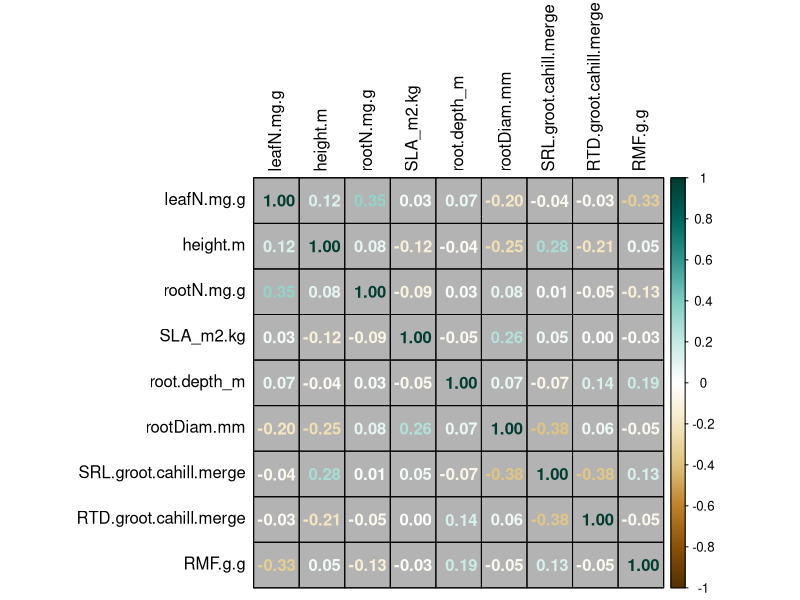
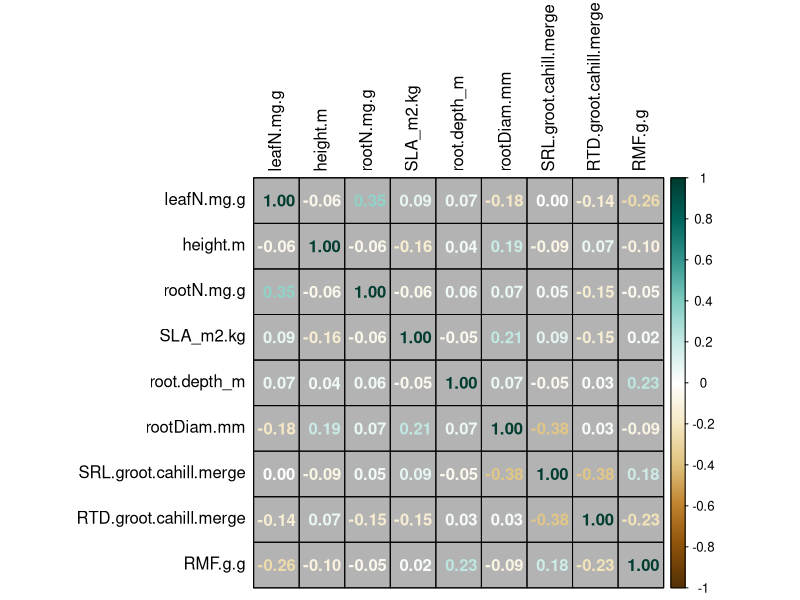
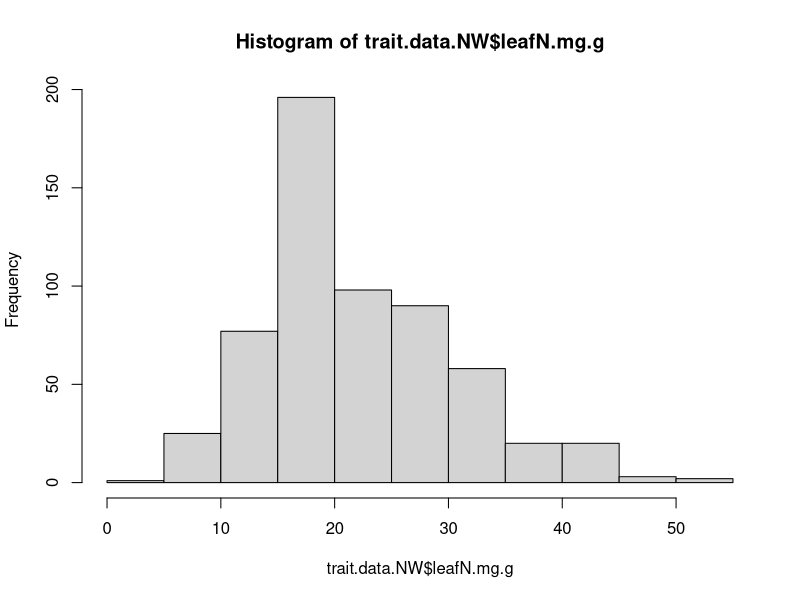
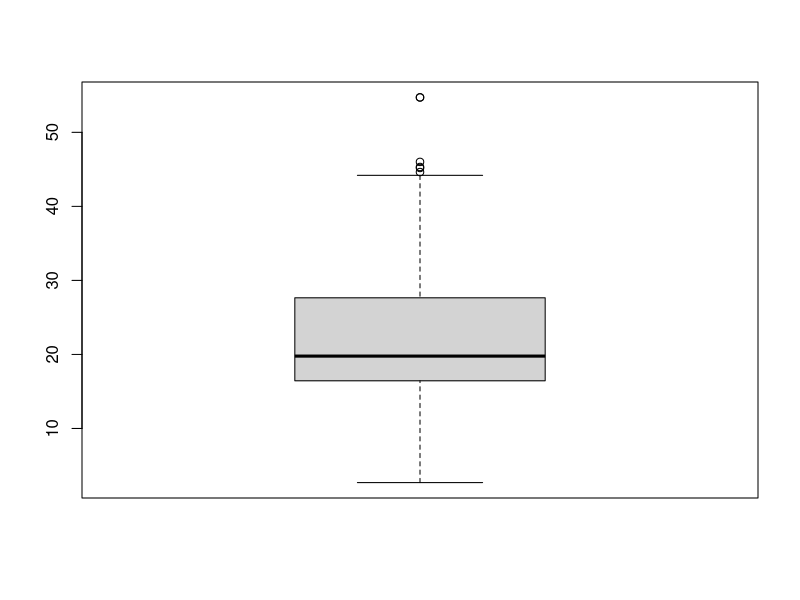
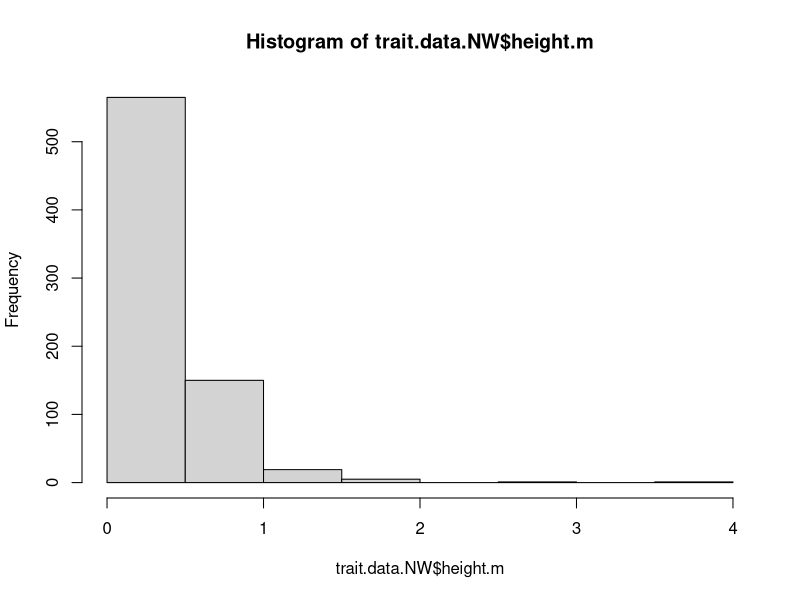
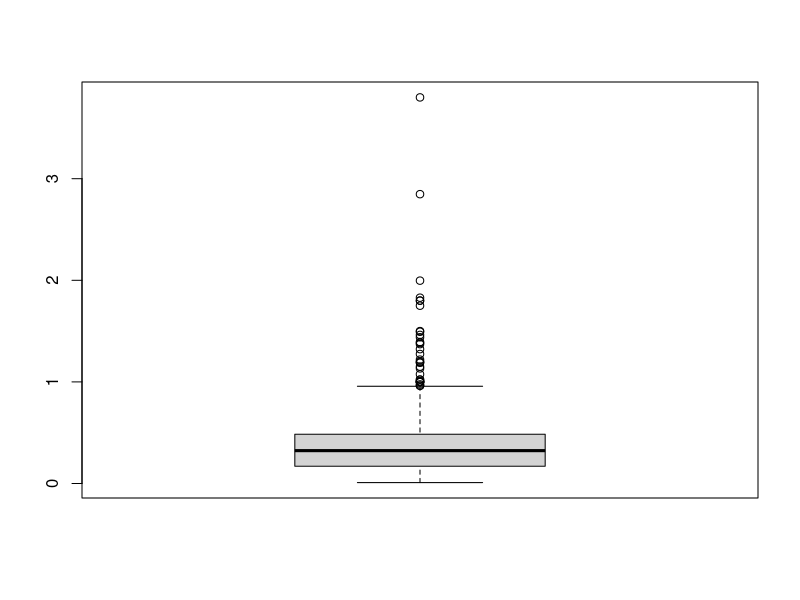
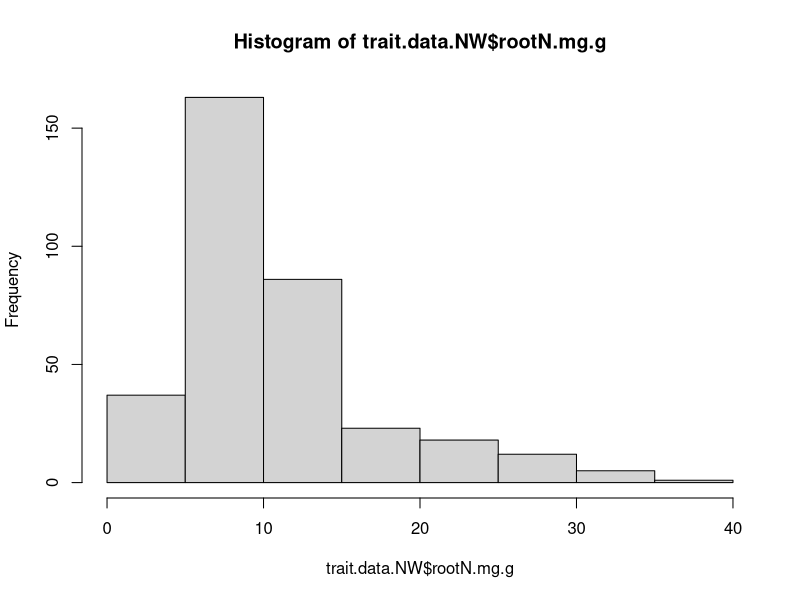
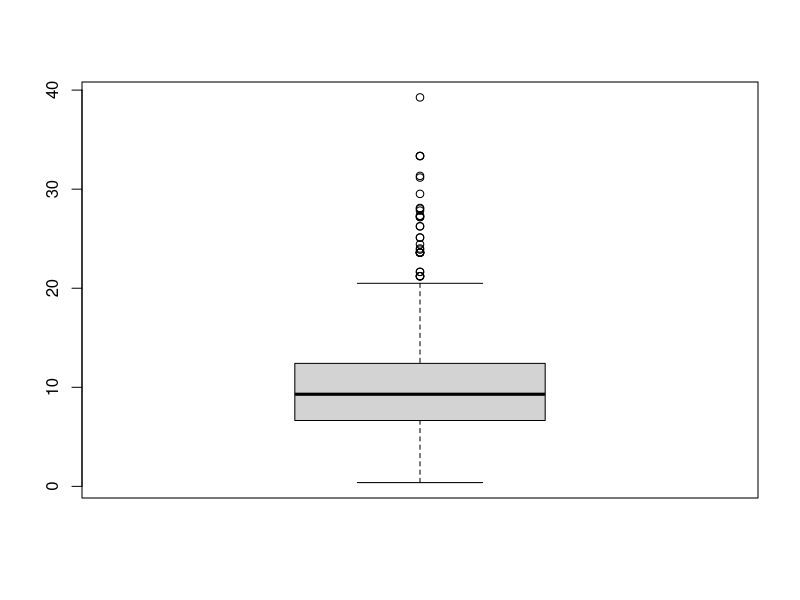

Write R code to recreate these figures, in order.
# Script to prep trait data for analyses

# load libraries
library(tidyverse)
library(corrplot)

# read in full data frame 
trait.data = read.csv("./Formatted.Data/Revisions/BACI.trait.meta.csv", row.names = 1) 
# 1096 individuals, 749 species

# subset data for analyses
trait.data.2 = trait.data %>%
  select(site_code,Taxon,cover.change,leafN.mg.g,height.m,rootN.mg.g,SLA_m2.kg,root.depth_m,rootDiam.mm,
         SRL.groot.cahill.merge,RTD.groot.cahill.merge,RMF.g.g,local_lifespan,local_lifeform,functional_group)

# subset out bryophytes (9), mosses (6), cactus (1), none had SLA and generally few trait data available

trait.data.3 = trait.data.2 %>%
  filter(!local_lifeform %in% c("BRYOPHYTE","MOSS","CACTUS")) 
# 1080 individuals, 739 species

# write.csv(trait.data.3, file = "./Formatted.Data/Revisions/final.data.for.impute.csv")

# filter out woody species and trees based on functional group and local_lifeform

trait.data.NW = trait.data.3 %>%
  filter(!functional_group == "WOODY") %>%
  filter(!local_lifeform %in% c("SHRUB","TREE"))
# 956 individuals, 648 species
# lost 124 individuals (11%) and 91 species (12%)

# write.csv(trait.data.NW, file = "./Formatted.Data/Revisions/final.data.NW.for.impute.csv")

#### Get complete cases of traits ####

traits.cc.nw = trait.data.NW[complete.cases(trait.data.NW), ]
# 224 individuals, 96 species

# write.csv(traits.cc.nw, file = "./Formatted.Data/Revisions/final.data.CC.NW.csv")

traits.cc = trait.data.3[complete.cases(trait.data.3), ]
# 236 individuals, 103 species

# write.csv(traits.cc.nw, file = "./Formatted.Data/Revisions/final.data.CC.csv")

# look at correlations between traits

cor.traits.cc.nw = cor(traits.cc.nw[,c(4:12)],use = "pairwise") 
corrplot(cor.traits.cc.nw, method="number",tl.col = "black", bg = "gray70",is.corr = TRUE,
         col.lim = c(-1,1), col = COL2('BrBG', 200), addgrid.col = "black")
# highest correlation is -0.38 and 0.35

cor.traits.cc = cor(traits.cc[,c(4:12)],use = "pairwise") 
corrplot(cor.traits.cc, method="number",tl.col = "black", bg = "gray70",is.corr = TRUE,
         col.lim = c(-1,1), col = COL2('BrBG', 200), addgrid.col = "black")
# highest correlation is -0.38 and 0.35

#### complete cases without RMF since not in Weigelt 2021 ####

traits.data.NW.2 = trait.data.NW[,c(1:11,13:15)]

traits.cc.nw.weigelt = traits.data.NW.2[complete.cases(traits.data.NW.2), ]
# 259 individuals, 114 species

# write.csv(traits.cc.nw, file = "./Formatted.Data/Revisions/final.data.CC.NW.weigelt.csv")

trait.data.3.2 = trait.data.3[,c(1:11,13:15)]

traits.cc.weigelt = trait.data.3.2[complete.cases(trait.data.3.2), ]
# 288 individuals, 129 species

# write.csv(traits.cc.nw, file = "./Formatted.Data/Revisions/final.data.CC.weigelt.csv")


#### data set split by lifespan ####

# only enough data for perennials to fit models, not annuals

table(traits.cc.nw$local_lifespan)
# 184 perennial, 31 annual
table(traits.cc$local_lifespan)
# 196 perennial, 31 annual
table(traits.cc.nw.weigelt$local_lifespan)
# 218 perennial, 32 annual
table(traits.cc.weigelt$local_lifespan)
# 247 perennial, 32 annual

#### data set split by functional group

table(traits.cc.nw$functional_group)
# 97 forb, 3 graminoid, 94 grass, 30 legume
table(traits.cc$functional_group)
# 97 forb, 3 graminoid, 94 grass, 30 legume, 12 woody
table(traits.cc.nw.weigelt$functional_group)
# 114 forb, 5 graminoid, 106 grass, 34 legume
table(traits.cc.weigelt$functional_group)
# 116 forb, 5 graminoid, 106 grass, 34 legume, 27 woody

#### checking for trait outliers from trait data without woody species ####
# not going to remove outliers since need complete cases of traits for individuals to be included in analyses using lmer

hist(trait.data.NW$leafN.mg.g)
boxplot(trait.data.NW$leafN.mg.g)
mean = mean(trait.data.NW$leafN.mg.g, na.rm = TRUE)
std = sd(trait.data.NW$leafN.mg.g, na.rm = TRUE)
Tmin = mean-(3*std)
Tmax = mean+(3*std)
sort(trait.data.NW$leafN.mg.g[which(trait.data.NW$leafN.mg.g <Tmin | trait.data.NW$leafN.mg.g > Tmax)])
# removed leafN 54.71597
# percent removed 
table(is.na(trait.data.NW$leafN.mg.g))
958-368
2/590*100 #0.34%

hist(trait.data.NW$height.m)
boxplot(trait.data.NW$height.m)
mean = mean(trait.data.NW$height.m, na.rm = TRUE)
std = sd(trait.data.NW$height.m, na.rm = TRUE)
Tmin = mean-(3*std)
Tmax = mean+(3*std)
sort(trait.data.NW$height.m[which(trait.data.NW$height.m <Tmin | trait.data.NW$height.m > Tmax)])
# removed height 1.371600 - 3.80000
# percent removed 
table(is.na(trait.data.NW$height.m))
958-216
14/742*100 #1.89%

hist(trait.data.NW$rootN.mg.g)
boxplot(trait.data.NW$rootN.mg.g)
mean = mean(trait.data.NW$rootN.mg.g, na.rm = TRUE)
std = sd(trait.data.NW$rootN.mg.g, na.rm = TRUE)
Tmin = mean-(3*std)
Tmax = mean+(3*std)
sort(trait.data.NW$rootN.mg.g[which(trait.data.NW$rootN.mg.g <Tmin | trait.data.NW$rootN.mg.g > Tmax)])
# remove rootN 31.17241-39.26274
# percent removed 
table(is.na(trait.data.NW$rootN.mg.g))
958-613
6/345*100 #1.74%

hist(trait.data.NW$SLA_m2.kg)
boxplot(trait.data.NW$SLA_m2.kg)
mean = mean(trait.data.NW$SLA_m2.kg, na.rm = TRUE)
std = sd(trait.data.NW$SLA_m2.kg, na.rm = TRUE)
Tmin = mean-(3*std)
Tmax = mean+(3*std)
sort(trait.data.NW$SLA_m2.kg[which(trait.data.NW$SLA_m2.kg <Tmin | trait.data.NW$SLA_m2.kg > Tmax)])
# remove SLA 53.50 - 68.90
# percent removed 
table(is.na(trait.data.NW$SLA_m2.kg))
958-244
8/714*100 #1.12%

hist(trait.data.NW$root.depth_m)
boxplot(trait.data.NW$root.depth_m)
mean = mean(trait.data.NW$root.depth_m, na.rm = TRUE)
std = sd(trait.data.NW$root.depth_m, na.rm = TRUE)
Tmin = mean-(3*std)
Tmax = mean+(3*std)
sort(trait.data.NW$root.depth_m[which(trait.data.NW$root.depth_m <Tmin | trait.data.NW$root.depth_m > Tmax)])
# remove depth 2.426850 - 3.709333
# percent removed 
table(is.na(trait.data.NW$root.depth_m))
958-478
15/480*100 #3.13%

hist(trait.data.NW$RTD.groot.cahill.merge)
boxplot(trait.data.NW$RTD.groot.cahill.merge)
mean = mean(trait.data.NW$RTD.groot.cahill.merge, na.rm = TRUE)
std = sd(trait.data.NW$RTD.groot.cahill.merge, na.rm = TRUE)
Tmin = mean-(3*std)
Tmax = mean+(3*std)
sort(trait.data.NW$RTD.groot.cahill.merge[which(trait.data.NW$RTD.groot.cahill.merge <Tmin | trait.data.NW$RTD.groot.cahill.merge > Tmax)])
# remove RTD 0.7000297
# percent removed 
table(is.na(trait.data.NW$RTD.groot.cahill.merge))
958-581
1/377*100 #0.27%

hist(trait.data.NW$SRL.groot.cahill.merge)
boxplot(trait.data.NW$SRL.groot.cahill.merge)
mean = mean(trait.data.NW$SRL.groot.cahill.merge, na.rm = TRUE)
std = sd(trait.data.NW$SRL.groot.cahill.merge, na.rm = TRUE)
Tmin = mean-(3*std)
Tmax = mean+(3*std)
sort(trait.data.NW$SRL.groot.cahill.merge[which(trait.data.NW$SRL.groot.cahill.merge <Tmin | trait.data.NW$SRL.groot.cahill.merge > Tmax)])
# remove SRL 527.2000 - 760.8500
# percent removed 
table(is.na(trait.data.NW$SRL.groot.cahill.merge))
958-575
10/383*100 #2.61%

hist(trait.data.NW$rootDiam.mm)
boxplot(trait.data.NW$rootDiam.mm)
mean = mean(trait.data.NW$rootDiam.mm, na.rm = TRUE)
std = sd(trait.data.NW$rootDiam.mm, na.rm = TRUE)
Tmin = mean-(3*std)
Tmax = mean+(3*std)
sort(trait.data.NW$rootDiam.mm[which(trait.data.NW$rootDiam.mm <Tmin | trait.data.NW$rootDiam.mm > Tmax)])
# remove diam 1.640000 - 4.830000
# percent removed 
table(is.na(trait.data.NW$rootDiam.mm))
958-556
4/402*100 #0.995%


#### read in new trait data without outliers and cover data ####

trait.data.new = read.csv("./Formatted.Data/BACI.traits.no.woody.SLA.no.outlier.csv", row.names = 1)
cover.data = read.csv("./Formatted.Data/BACI.data.final.csv", row.names = 1)

# merge trait data and cover data

all.data = merge(cover.data, trait.data.new, by="Taxon") 
# 420 species from 642 data points from 65 sites

#write.csv(all.data, file = "./Formatted.Data/BACI.all.data.csv")


#### data set split by lifespan ####
# need to read out data and fix the lifespan to particular sites since 
# some species have different lifespan at different sites

# merge all.data and metadata
all.data.ls = read.csv("./Formatted.Data/BACI.all.data.metadata.csv", row.names = 1)
table(all.data.ls$local_lifespan)
# 497 perennial, 126 annual

annual.data = subset(all.data.ls, all.data.ls$local_lifespan == "ANNUAL")
# 126 data points from 81 species

perennial.data = subset(all.data.ls, all.data.ls$local_lifespan == "PERENNIAL") 
# 497 data points of 324 species

table(all.data.ls$functional_group)
# 327 forb, 28 graminoid, 228 grass, 59 legume

grass = subset(all.data.ls, all.data.ls$functional_group == "GRASS") 
# 228 data points of 143 species

table(grass$local_lifespan)
# 49 annuals, 174 perennials

forb = subset(all.data.ls, all.data.ls$functional_group == "FORB")
# 327 data points of 221 species

table(forb$local_lifespan)
# 67 annuals, 249 perennials

# grass.annuals
grass.annual = subset(grass, grass$local_lifespan == "ANNUAL")
# 49 data points of 25 species

# grass.perennial
grass.perennial = subset(grass, grass$local_lifespan == "PERENNIAL")
# 174 data points of 114 species

# forb.annual
forb.annual = subset(forb, forb$local_lifespan == "ANNUAL")
# 67 data points of 50 species

# forb.perennial
forb.perennial = subset(forb, forb$local_lifespan == "PERENNIAL")
# 249 data points of 163 species

#### write out the files ####

#write.csv(all.data, file = "./Formatted.Data/BACI.all.data.csv")
#write.csv(annual.data, file = "./Formatted.Data/BACI.annual.data.csv")
#write.csv(forb, file = "./Formatted.Data/BACI.forb.csv")
#write.csv(grass, file = "./Formatted.Data/BACI.grass.csv")
#write.csv(perennial.data, file = "./Formatted.Data/BACI.perennial.data.csv")
#write.csv(forb.annual, file = "./Formatted.Data/BACI.forb.annual.csv")
#write.csv(grass.annual, file = "./Formatted.Data/BACI.grass.annual.csv")
#write.csv(forb.perennial, file = "./Formatted.Data/BACI.forb.perennial.csv")
#write.csv(grass.perennial, file = "./Formatted.Data/BACI.grass.perennial.csv")
